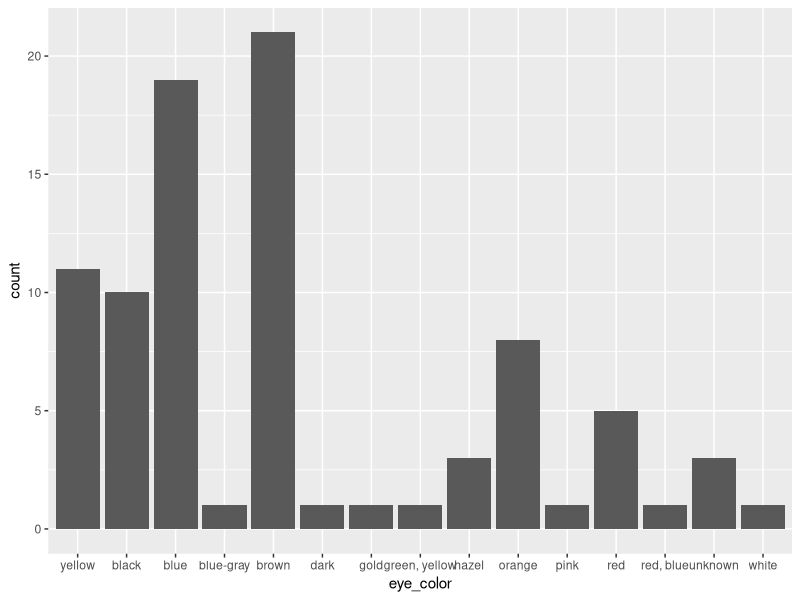

Recreate this plot in R.
## ---- chunk 1
knitr::opts_chunk$set(echo = TRUE,
                      eval= FALSE)
library(tidyverse)

## ---- chunk 2
library(dplyr)
library(ggplot2)
                          
# relevel factors using forcats package
library(forcats)
f <-  factor(c("a", "b", "c", "d"), levels = c("b", "c", "d", "a"))
fct_relevel(f, "a", "c", "d", "b")

# relevel eye_color of starwars data

starwars %>% 
   mutate(eye_color = fct_relevel(eye_color, "yellow")) %>% 
   ggplot(aes(x = eye_color)) +
   geom_bar()
## ---- chunk 3
library(dplyr)

starwars
range(starwars$height, na.rm = TRUE)

# just based on height
starwars_rated <-  starwars %>% 
   mutate(height_rating = case_when(height < 70 ~ "very small",
                                    height < 140 ~ "quite small",
                                    height < 200 ~ "medium",
                                    TRUE ~ "tall"))                                       
                                    
# recode based on multiple conditions
range(starwars$mass, na.rm = TRUE) # check range of mass, second vairable to recode by

starwars_rated <-  starwars %>% 
   mutate(height_rating = case_when((height < 70) & (mass < 700)~ "very small and light",
                                    height < 140 ~ "quite small",
                                    height < 200 ~ "medium",
                                    TRUE ~ "tall"))
          
